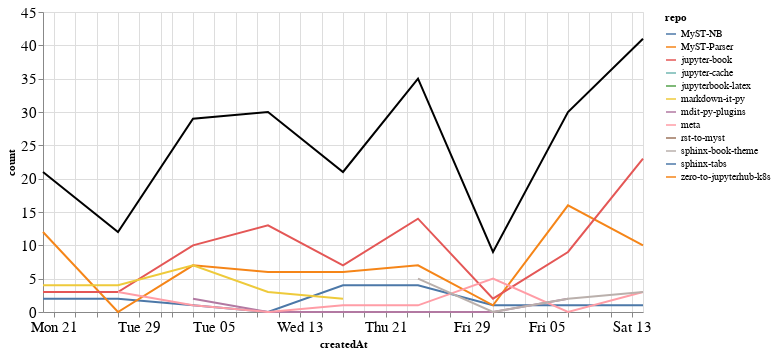

Notebook code for this chart:
### Markdown cell above
### Comments

### Code cell
comments_time = comments.groupby('repo').resample('W', on='createdAt').count()['author'].reset_index()
comments_time = comments_time.rename(columns={'author': 'count'})
comments_time_total = comments_time.groupby('createdAt').agg({"count": "sum"}).reset_index()
ch1 = alt.Chart(comments_time, width=600).mark_line().encode(
    x='createdAt',
    y='count',
    color='repo',
    tooltip="repo"
)

ch2 = alt.Chart(comments_time_total, width=600).mark_line(color="black").encode(
    x='createdAt',
    y='count',
)

ch1 + ch2

### Figure 1 — Vega-Lite specification as saved in the notebook (floating-point values rounded to 4 significant figures)
{"config": {"axisLeft": {"labelFontSize": 15}, "axisBottom": {"labelFontSize": 15}}, "layer": [{"data": {"name": "data-ce35cdf1d8e82417ffda89f5bc38c85a"}, "mark": "line", "encoding": {"color": {"type": "nominal", "field": "repo"}, "tooltip": {"type": "nominal", "field": "repo"}, "x": {"type": "temporal", "field": "createdAt"}, "y": {"type": "quantitative", "field": "count"}}, "width": 600}, {"data": {"name": "data-13ca908fa6eef47ce5e0a5268212a33e"}, "mark": {"type": "line", "color": "black"}, "encoding": {"x": {"type": "temporal", "field": "createdAt"}, "y": {"type": "quantitative", "field": "count"}}, "width": 600}], "$schema": "https://vega.github.io/schema/vega-lite/v4.8.1.json", "datasets": {"data-ce35cdf1d8e82417ffda89f5bc38c85a": [{"repo": "MyST-NB", "createdAt": "2020-12-20T00:00:00", "count": 2}, {"repo": "MyST-NB", "createdAt": "2020-12-27T00:00:00", "count": 2}, {"repo": "MyST-NB", "createdAt": "2021-01-03T00:00:00", "count": 1}, {"repo": "MyST-NB", "createdAt": "2021-01-10T00:00:00", "count": 0}, {"repo": "MyST-NB", "createdAt": "2021-01-17T00:00:00", "count": 4}, {"repo": "MyST-NB", "createdAt": "2021-01-24T00:00:00", "count": 4}, {"repo": "MyST-NB", "createdAt": "2021-01-31T00:00:00", "count": 1}, {"repo": "MyST-NB", "createdAt": "2021-02-07T00:00:00", "count": 1}, {"repo": "MyST-NB", "createdAt": "2021-02-14T00:00:00", "count": 1}, {"repo": "MyST-Parser", "createdAt": "2020-12-20T00:00:00", "count": 12}, {"repo": "MyST-Parser", "createdAt": "2020-12-27T00:00:00", "count": 0}, {"repo": "MyST-Parser", "createdAt": "2021-01-03T00:00:00", "count": 7}, {"repo": "MyST-Parser", "createdAt": "2021-01-10T00:00:00", "count": 6}, {"repo": "MyST-Parser", "createdAt": "2021-01-17T00:00:00", "count": 6}, {"repo": "MyST-Parser", "createdAt": "2021-01-24T00:00:00", "count": 7}, {"repo": "MyST-Parser", "createdAt": "2021-01-31T00:00:00", "count": 1}, {"repo": "MyST-Parser", "createdAt": "2021-02-07T00:00:00", "count": 16}, {"repo": "MyST-Parser", "createdAt": "2021-02-14T00:00:00", "count": 10}, {"repo": "jupyter-book", "createdAt": "2020-12-20T00:00:00", "count": 3}, {"repo": "jupyter-book", "createdAt": "2020-12-27T00:00:00", "count": 3}, {"repo": "jupyter-book", "createdAt": "2021-01-03T00:00:00", "count": 10}, {"repo": "jupyter-book", "createdAt": "2021-01-10T00:00:00", "count": 13}, {"repo": "jupyter-book", "createdAt": "2021-01-17T00:00:00", "count": 7}, {"repo": "jupyter-book", "createdAt": "2021-01-24T00:00:00", "count": 14}, {"repo": "jupyter-book", "createdAt": "2021-01-31T00:00:00", "count": 2}, {"repo": "jupyter-book", "createdAt": "2021-02-07T00:00:00", "count": 9}, {"repo": "jupyter-book", "createdAt": "2021-02-14T00:00:00", "count": 23}, {"repo": "jupyter-cache", "createdAt": "2021-01-17T00:00:00", "count": 1}, {"repo": "jupyterbook-latex", "createdAt": "2021-02-14T00:00:00", "count": 1}, {"repo": "markdown-it-py", "createdAt": "2020-12-20T00:00:00", "count": 4}, {"repo": "markdown-it-py", "createdAt": "2020-12-27T00:00:00", "count": 4}, {"repo": "markdown-it-py", "createdAt": "2021-01-03T00:00:00", "count": 7}, {"repo": "markdown-it-py", "createdAt": "2021-01-10T00:00:00", "count": 3}, {"repo": "markdown-it-py", "createdAt": "2021-01-17T00:00:00", "count": 2}, {"repo": "mdit-py-plugins", "createdAt": "2021-01-03T00:00:00", "count": 2}, {"repo": "mdit-py-plugins", "createdAt": "2021-01-10T00:00:00", "count": 0}, {"repo": "mdit-py-plugins", "createdAt": "2021-01-17T00:00:00", "count": 0}, {"repo": "mdit-py-plugins", "createdAt": "2021-01-24T00:00:00", "count": 0}, {"repo": "mdit-py-plugins", "createdAt": "2021-01-31T00:00:00", "count": 0}, {"repo": "mdit-py-plugins", "createdAt": "2021-02-07T00:00:00", "count": 2}, {"repo": "meta", "createdAt": "2020-12-27T00:00:00", "count": 3}, {"repo": "meta", "createdAt": "2021-01-03T00:00:00", "count": 1}, {"repo": "meta", "createdAt": "2021-01-10T00:00:00", "count": 0}, {"repo": "meta", "createdAt": "2021-01-17T00:00:00", "count": 1}, {"repo": "meta", "createdAt": "2021-01-24T00:00:00", "count": 1}, {"repo": "meta", "createdAt": "2021-01-31T00:00:00", "count": 5}, {"repo": "meta", "createdAt": "2021-02-07T00:00:00", "count": 0}, {"repo": "meta", "createdAt": "2021-02-14T00:00:00", "count": 3}, {"repo": "rst-to-myst", "createdAt": "2021-01-10T00:00:00", "count": 8}, {"repo": "sphinx-book-theme", "createdAt": "2021-01-24T00:00:00", "count": 5}, {"repo": "sphinx-book-theme", "createdAt": "2021-01-31T00:00:00", "count": 0}, {"repo": "sphinx-book-theme", "createdAt": "2021-02-07T00:00:00", "count": 2}, {"repo": "sphinx-book-theme", "createdAt": "2021-02-14T00:00:00", "count": 3}, {"repo": "sphinx-tabs", "createdAt": "2021-01-24T00:00:00", "count": 4}, {"repo": "zero-to-jupyterhub-k8s", "createdAt": "2021-01-03T00:00:00", "count": 1}], "data-13ca908fa6eef47ce5e0a5268212a33e": [{"createdAt": "2020-12-20T00:00:00", "count": 21}, {"createdAt": "2020-12-27T00:00:00", "count": 12}, {"createdAt": "2021-01-03T00:00:00", "count": 29}, {"createdAt": "2021-01-10T00:00:00", "count": 30}, {"createdAt": "2021-01-17T00:00:00", "count": 21}, {"createdAt": "2021-01-24T00:00:00", "count": 35}, {"createdAt": "2021-01-31T00:00:00", "count": 9}, {"createdAt": "2021-02-07T00:00:00", "count": 30}, {"createdAt": "2021-02-14T00:00:00", "count": 41}]}}
